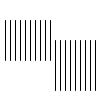
Frame 1 (no input)
Frame 60 (the mouse pressed at the canvas centre just before this capture): identical to frame 1, image omitted
Frame 120 (the mouse held since frame 60 and released just before this capture): identical to frame 1, image omitted

The Processing sketch that drew this single still picture (run headless with seeded random() and noise(); from frame 60 on, the mouse is pressed at the canvas centre):

// Processing sketch: processing_63401
// ── processing_63401.pde

int space = 5;
 
void setup() {
 
  size(100, 100);
}
 
void draw() {
  background(255);

for(float x = space; x<= width/2; x=x+5){
   line(x, 20, x, 60);
   }
    
   for(float x = space; x<= width/2; x=x+5){
   line(x+50, 40, x+50, 90);
}
}

/*space = 10;
 
void setup() {
 
  size(100, 100);
}
 
void draw() {
  background(255);

 for (float x = space; x<= width-space; x=x+10) {
    line(20, x, width/2, x);
 }
for (float x = space; x<= width-space-5; x=x+10) {
    line(width/2, x+5, width-space - 5, x+5);
  }
 
}
int space = 6;
 
void setup() {
 
  size(100, 100);
}
 
void draw() {
  background(255);

  for(float x = space; x<= width-space; x=x*1.5){
   line(x, 10, x, 80);
   }
  
}
int space = 6;
 
void setup() {
 
  size(100, 100);
}
 
void draw() {
  background(255);

  for(float y = space; y<= height-space; y=y*1.5){
   line(10, y, 80, y);
   }
  
}
size (100, 100);
background (255);

int i=20;
while(i< 80) {
  line(i, 30, i, 60);
  i = i + 5;
}



size (100, 100);
background (255);

int i=20;
while(i< 80) {
  line(30, i, 60, i);
  i = i + 5;
}



size (100, 100);
background (255);

int x=20;

while(x +20 < 80) {
  line(x, 30, x + 20, 60);
  x = x + 3;
}


size (100, 100);
background (255);

for (int y = 40; y < 80; y = y +4) {
  line(30, y , 80, y);
}
*/
